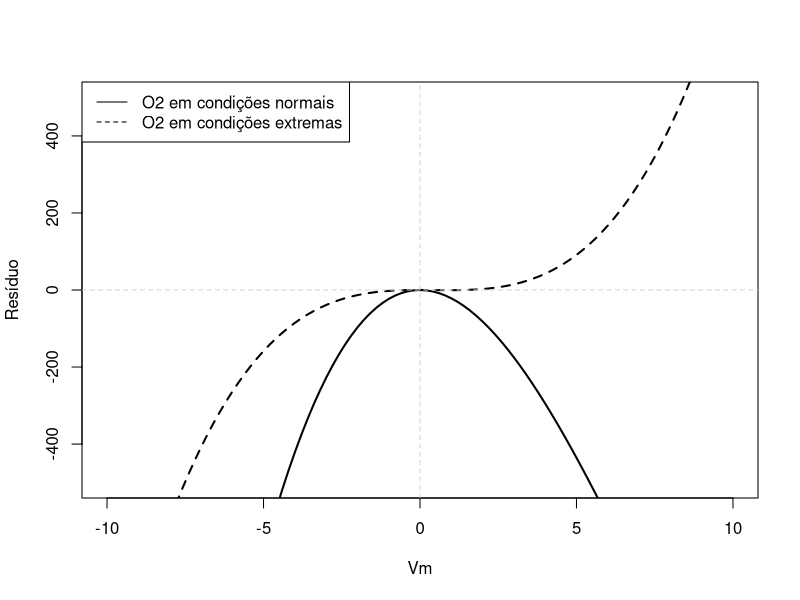

The R source for this figure:
newton_solve <- function(f, df, x0, eps=1e-10, max_iter=10) {
  k <- 1
  
  while (k < max_iter & abs(f(x0)) > eps) {
    # Check if the derivative at the point is non-zero
    if (df(x0) != 0) {
      
      # Update estimate
      x1 <- x0 - f(x0) / df(x0)
      
      x0 <- x1
    }
    k <- k + 1
  }
  
  print(sprintf("Solution: %.10f, Error: %e, Iterations: %d", x1, abs(f(x1)), k))
  return(x1)
}

secant_solve <- function(f, x0, x1, eps=1e-10, max_iter=10) {
  k <- 1
  
  while (k < max_iter & abs(f(x1)) > eps) {
    # Update estimate
    x2 <- x1 - f(x1) * (x1 - x0) / (f(x1) - f(x0))
    
    x0 <- x1
    x1 <- x2
    k <- k + 1
  }
  
  print(sprintf("Solution: %.10f, Error: %e, Iterations: %d", x1, abs(f(x1)), k))
  return(x1)
}

# CH4
T <- 180
P <- 4.5
R <- 8.314413
Tc <- 191.15
Pc <- 4.641
w <- 0.0115
k <- 0.37464+1.54226*w-0.26992*w^2
alpha <- (1 + k*(1 - sqrt(T/Tc)))^2
a <- (0.45724/Pc)*(R*Tc)^2
b <- (0.07780*R*Tc)/Pc

c1 <- b - R*T/P
c2 <- -3*b^2 + (a*alpha - 2*b*R*T)/P
c3 <- b^3 + (b^2 * R*T - a*b*alpha)/P

f <- function(Vm) Vm^3 + c1*Vm^2 + c2*Vm + c3

df <- function(Vm) 3*Vm^2 + 2*c1*Vm + c2

x0 <- R*T/P # Ideal gas solution

result <- newton_solve(f, df, x0)

result <- secant_solve(f, x0 - 10, x0 + 10)

# H2
T <- 273.15
P <- 101.325
R <- 8.314413
Tc <- 33.15
Pc <- 1298
w <- -0.22
k <- 0.37464+1.54226*w-0.26992*w^2
alpha <- (1 + k*(1 - sqrt(T/Tc)))^2
a <- (0.45724/Pc)*(R*Tc)^2
b <- (0.07780*R*Tc)/Pc

c1 <- b - R*T/P
c2 <- -3*b^2 + (a*alpha - 2*b*R*T)/P
c3 <- b^3 + (b^2 * R*T - a*b*alpha)/P

f1 <- function(Vm) Vm^3 + c1*Vm^2 + c2*Vm + c3

df <- function(Vm) 3*Vm^2 + 2*c1*Vm + c2

x0 <- R*T/P # Ideal gas solution

result <- newton_solve(f1, df, x0)

result <- secant_solve(f1, x0 - 10, x0 + 10)

# O2
T <- 273.15
P <- 101.325
R <- 8.314413
Tc <- 154.6
Pc <- 5050
w <- 0.022
k <- 0.37464+1.54226*w-0.26992*w^2
alpha <- (1 + k*(1 - sqrt(T/Tc)))^2
a <- (0.45724/Pc)*(R*Tc)^2
b <- (0.07780*R*Tc)/Pc

c1 <- b - R*T/P
c2 <- -3*b^2 + (a*alpha - 2*b*R*T)/P
c3 <- b^3 + (b^2 * R*T - a*b*alpha)/P

f2 <- function(Vm) Vm^3 + c1*Vm^2 + c2*Vm + c3

df <- function(Vm) 3*Vm^2 + 2*c1*Vm + c2

x0 <- R*T/P # Ideal gas solution

result <- newton_solve(f2, df, x0)

result <- secant_solve(f2, x0 - 10, x0 + 10)

# N2
T <- 273.15
P <- 101.325
R <- 8.314413
Tc <- 126.2
Pc <- 3390
w <- 0.04
k <- 0.37464+1.54226*w-0.26992*w^2
alpha <- (1 + k*(1 - sqrt(T/Tc)))^2
a <- (0.45724/Pc)*(R*Tc)^2
b <- (0.07780*R*Tc)/Pc

c1 <- b - R*T/P
c2 <- -3*b^2 + (a*alpha - 2*b*R*T)/P
c3 <- b^3 + (b^2 * R*T - a*b*alpha)/P

f3 <- function(Vm) Vm^3 + c1*Vm^2 + c2*Vm + c3

df <- function(Vm) 3*Vm^2 + 2*c1*Vm + c2

x0 <- R*T/P # Ideal gas solution

result <- newton_solve(f3, df, x0)

result <- secant_solve(f3, x0 - 10, x0 + 10)



# O2
T <- 273.15 + 550
P <- 5000
R <- 8.314413
Tc <- 154.6
Pc <- 5050
w <- 0.022
k <- 0.37464+1.54226*w-0.26992*w^2
alpha <- (1 + k*(1 - sqrt(T/Tc)))^2
a <- (0.45724/Pc)*(R*Tc)^2
b <- (0.07780*R*Tc)/Pc

c14 <- b - R*T/P
c24 <- -3*b^2 + (a*alpha - 2*b*R*T)/P
c34 <- b^3 + (b^2 * R*T - a*b*alpha)/P

f4 <- function(Vm) Vm^3 + c14*Vm^2 + c24*Vm + c34

df <- function(Vm) 3*Vm^2 + 2*c1*Vm + c2

x0 <- R*T/P # Ideal gas solution

result <- newton_solve(f4, df, x0)

result <- secant_solve(f4, x0 - 10, x0 + 10)

curve(f1, xlim=c(-10,10), col='black', lwd=2, lty=1, ylim=c(-500, 500), xlab="Vm", ylab="Resíduo")
curve(f4, add=TRUE, col='black', lty = 2, lwd=2)
abline(h=0, lty=2, col="lightgrey")
abline(v=0, lty=2, col="lightgrey")
legend("topleft", legend = c("O2 em condições normais", "O2 em condições extremas"), lty = c(1,2))
